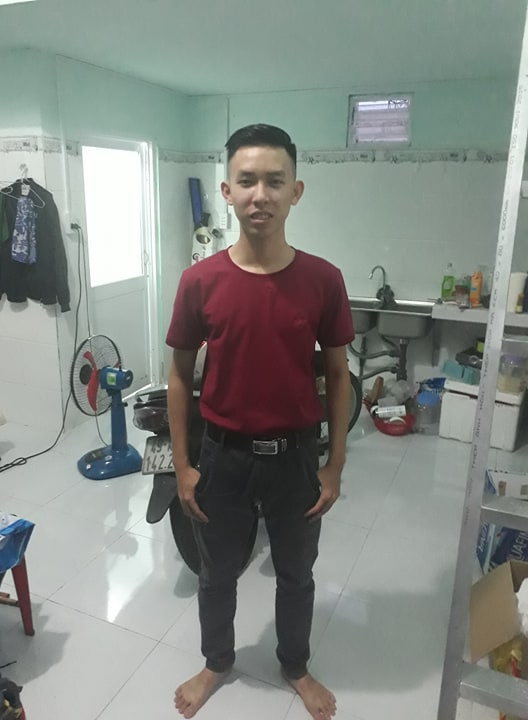
#> input picture Xu_Ly_Anh/Tuần_3-4_11-11-2019/3-today/anhtrung.jpg, 528 x 720 px
$ python readanh.py
#> lines starting #> are read from the running program, lines starting #| are printed output that depends on the picture
import numpy as np
import cv2
img = cv2.imread ("anhtrung.jpg", 0)
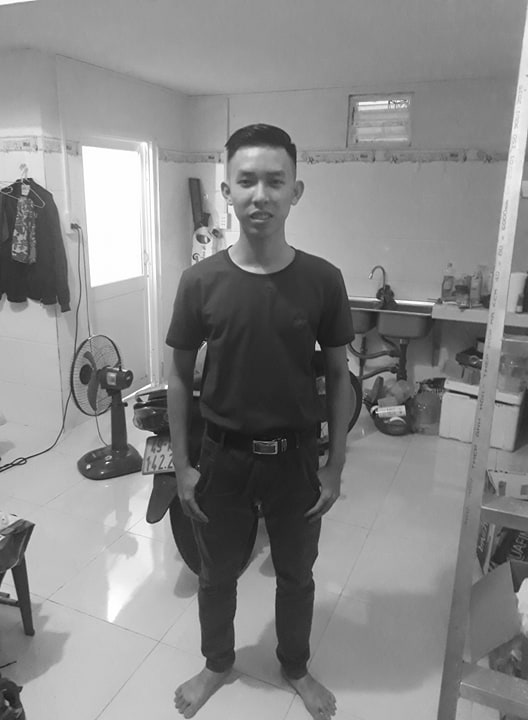
#> img: shape (720, 528); min 9, max 255, mean 135.3
print(img.shape) # xem thuộc tính của ảnh (kích thước chiều cao, chiều rộng và kênh màu)
#| (720, 528)
Y= (img.shape[0]) #lấy chiều cao của ảnh
#> Y = 720
print (Y)
#| 720
y = Y//2 #phép chia lấy phần nguyên - đọc thêm các toán tử trong python
#> y = 360

X= (img.shape[1]) # lấy chiều rộng của ảnh
#> X = 528
print (X)
#| 528

#cắt 1 ảnh từ ảnh lớn, chiều cao từ pixel 20 đến y; chiều rộng từ pixel 20 đến 450)
#subimg = img [20:y, 20:450]
subimg = img [50:y, 50:850]
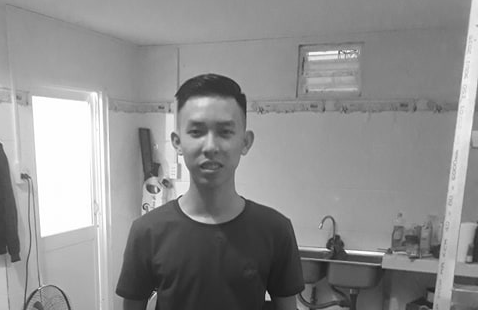
#> subimg: shape (310, 478); min 9, max 255, mean 142.5
cv2.imwrite("anhcat1.jpg", subimg) # lưu thành 1 file ảnh mới
#subimg = subimg[:,:,1] #đổi thang màu của ảnh có các kênh: 0; 1; 2;
cv2.imshow("anhcat1", subimg)
cv2.waitKey(0)
cv2.destroyAllWindows()
cv2.imshow("anhtrung",img)

k = cv2.waitKey() # đoạn này chỉ là mình thử các lệnh rẽ nhánh If.... elif với else
#> (key Esc is pressed here)
if k == 27:
    cv2.destroyAllWindows()
elif k == ord('s'):
# k == ord('s'):
    cv2.imwrite("anhxam.jpg",img)
    cv2.destroyAllWindows()
else:
    cv2.destroyAllWindows()

$ run again, with Xu_Ly_Anh/Tuần_3-4_11-11-2019/3-today/anhcat.jpg copied over Xu_Ly_Anh/Tuần_3-4_11-11-2019/3-today/anhtrung.jpg
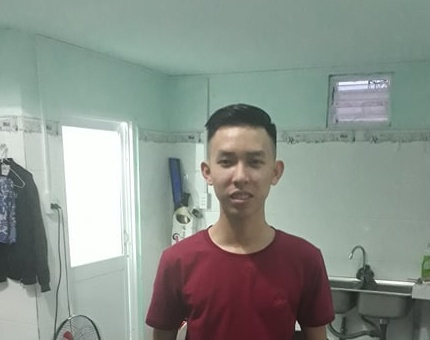
#> input picture Xu_Ly_Anh/Tuần_3-4_11-11-2019/3-today/anhcat.jpg, 430 x 340 px
#> `img = cv2.imread ("anhtrung.jpg", 0)`:
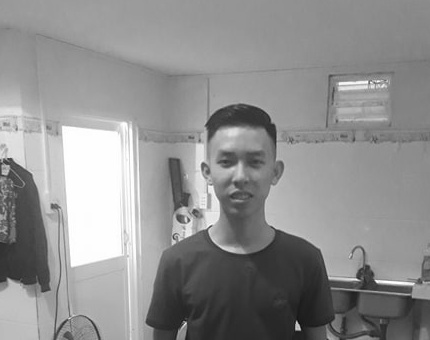
#> img: shape (340, 430); min 8, max 255, mean 143.4
#| (340, 430)
#| 340
#| 430
#> `subimg = img [50:y, 50:850]`:
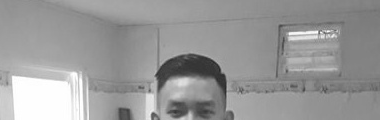
#> subimg: shape (120, 380); min 39, max 255, mean 153.1

$ run again, with Xu_Ly_Anh/Tuần_3-4_11-11-2019/3-today/img_5.jpg copied over Xu_Ly_Anh/Tuần_3-4_11-11-2019/3-today/anhtrung.jpg
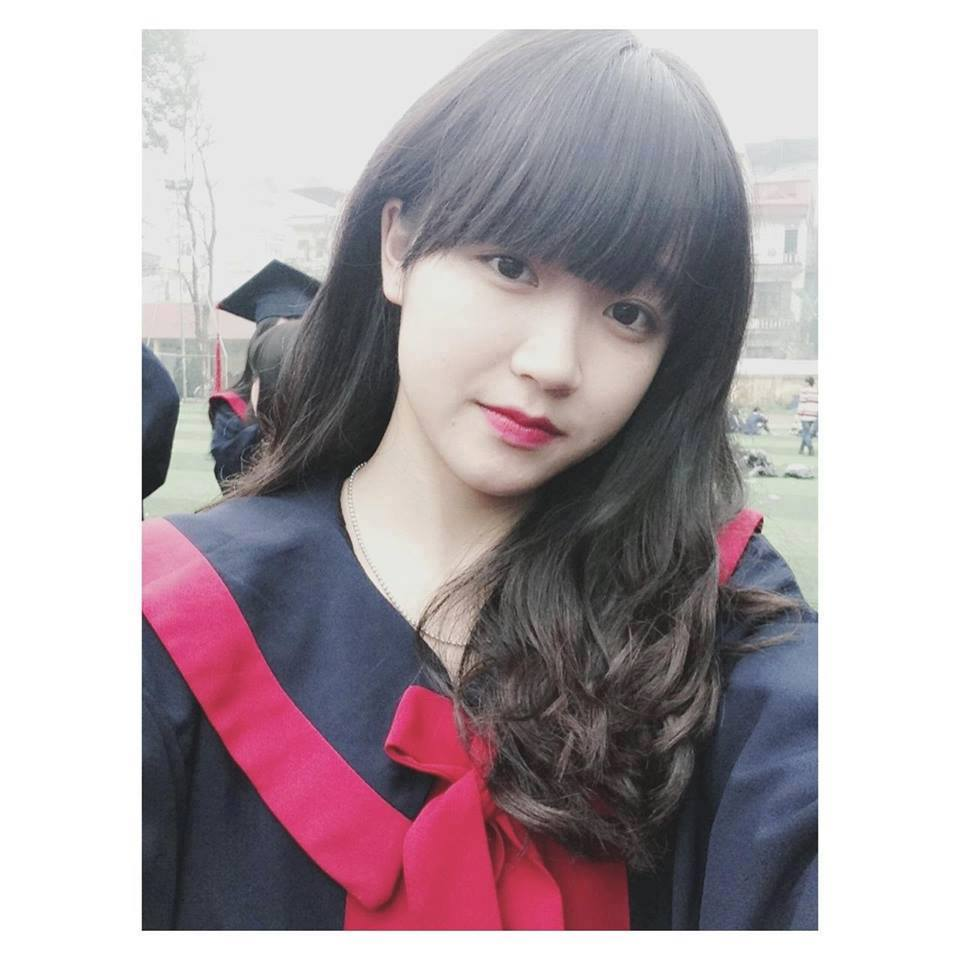
#> input picture Xu_Ly_Anh/Tuần_3-4_11-11-2019/3-today/img_5.jpg, 960 x 960 px
#> `img = cv2.imread ("anhtrung.jpg", 0)`:
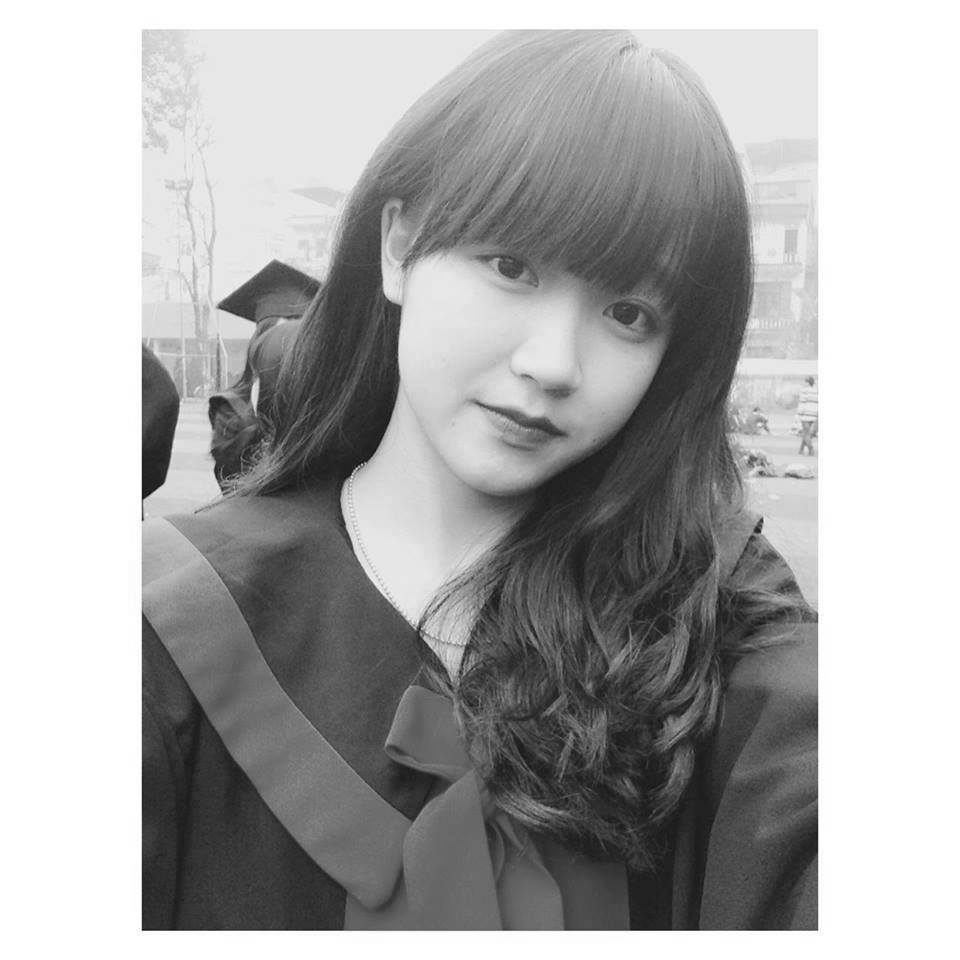
#> img: shape (960, 960); min 4, max 255, mean 170.8
#| (960, 960)
#| 960
#| 960
#> `subimg = img [50:y, 50:850]`:
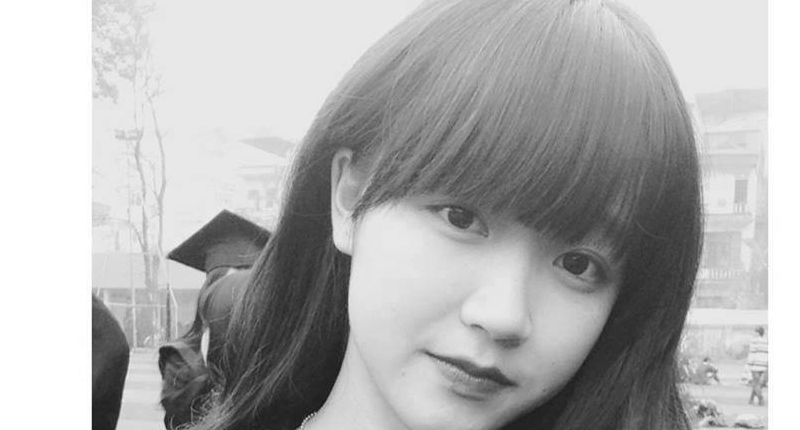
#> subimg: shape (430, 800); min 16, max 255, mean 176.3

$ run again, with Xu_Ly_Anh/Tuần_3-4_11-11-2019/3-today/.png saved as Xu_Ly_Anh/Tuần_3-4_11-11-2019/3-today/anhtrung.jpg
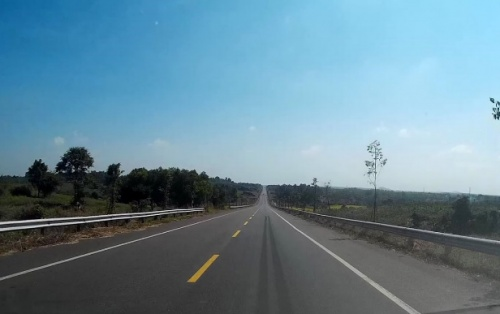
#> input picture Xu_Ly_Anh/Tuần_3-4_11-11-2019/3-today/.png, 500 x 314 px
#> `img = cv2.imread ("anhtrung.jpg", 0)`:
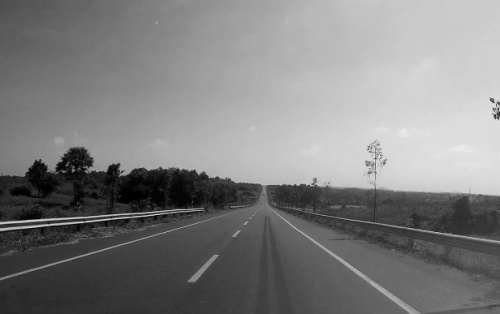
#> img: shape (314, 500); min 0, max 235, mean 127.1
#| (314, 500)
#| 314
#| 500
#> `subimg = img [50:y, 50:850]`:
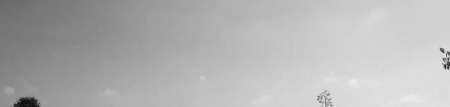
#> subimg: shape (107, 450); min 8, max 235, mean 179.2
